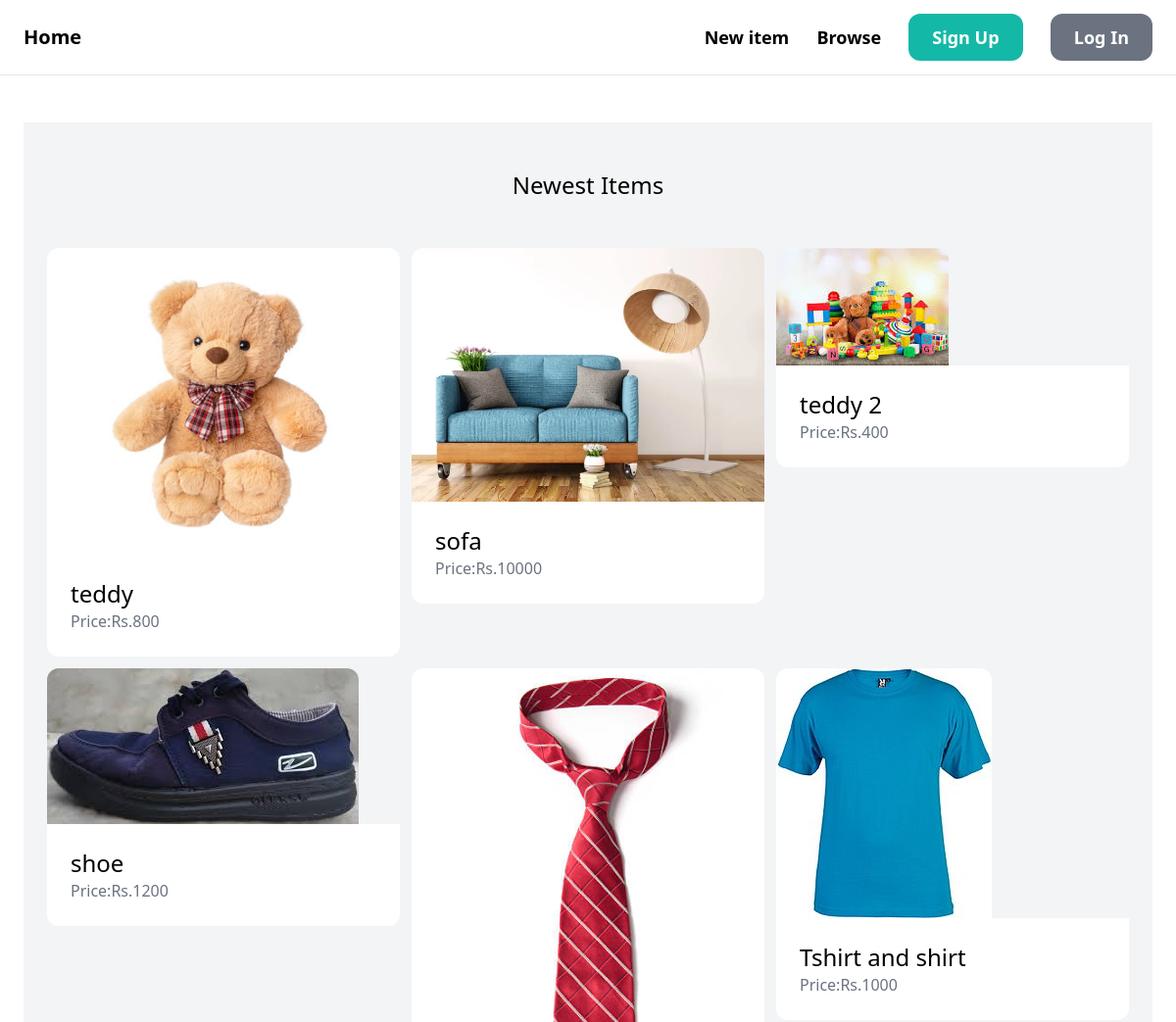
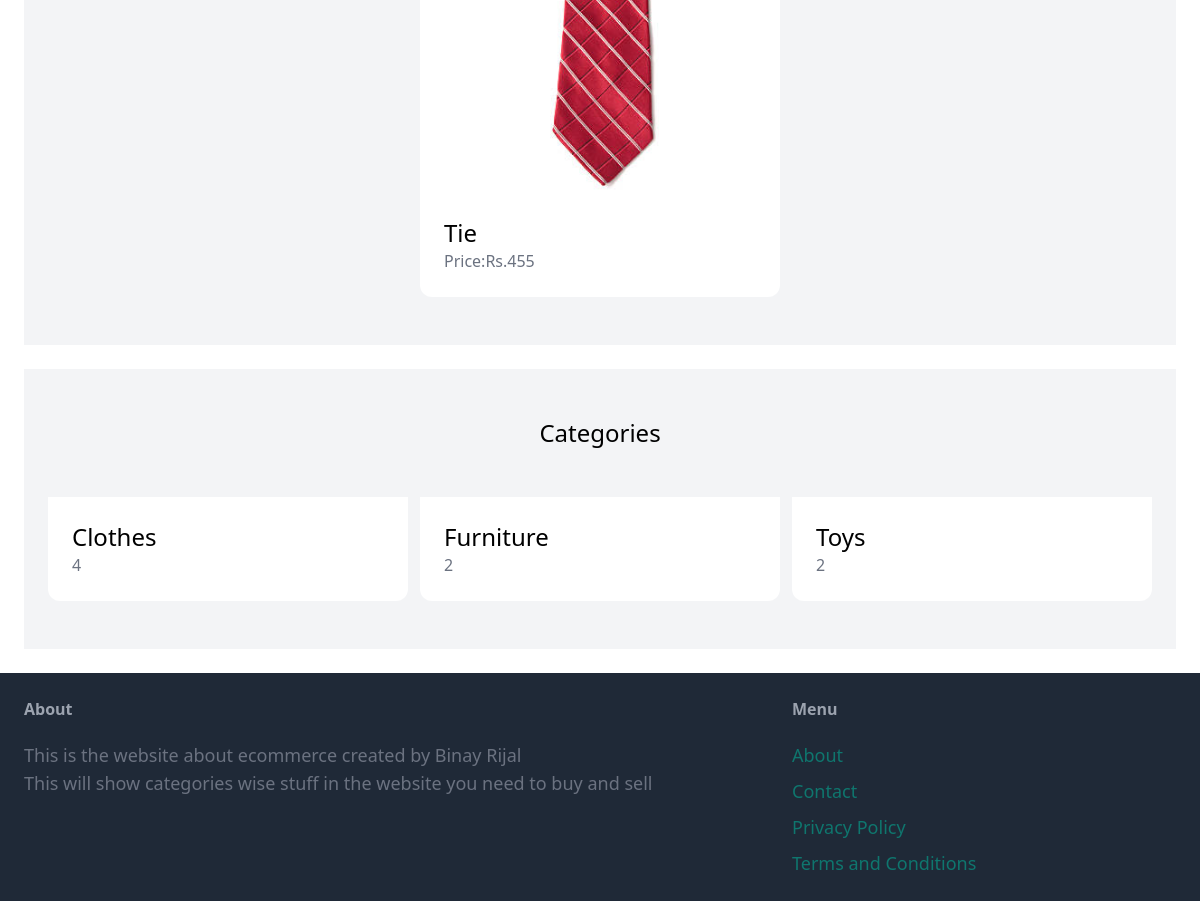
The page / on the database its author committed (2 pictures, top to bottom).
### items/models.py (models this page shows, shortened)
class Items(models.Model):
    Category=models.ForeignKey(Category,related_name='items',on_delete=models.CASCADE)
    name=models.CharField(max_length=50)
    description=models.TextField(blank=True, null=True)
    price=models.IntegerField()
    image=models.ImageField(upload_to='items_pic',blank=True,null=True)
    is_sold=models.BooleanField(default=False)
    created_by=models.ForeignKey(User,related_name='items',on_delete=models.CASCADE)
    created_at=models.DateTimeField(auto_now_add=True)

class Category(models.Model):
    name=models.CharField(max_length=200)
    class Meta:
        ordering=('name',)
        verbose_name_plural = 'Categories'

### startecom/views.py (the view)
# urls.py: path('',index,name="index")
def index(request):
    items=Items.objects.filter(is_sold=False)[0:6]   #it shows only five items matching
    category=Category.objects.all()
    return render(request,'startecom/index.html',
                  {
                   'items':items,
                   'category':category,
                   })                               #this is main home function to call

### startecom/templates/startecom/index.html (shortened to what this page needs)
{%extends 'startecom/base.html'%}
{%block content%}
<div class="mt-6 px-6 py-12 bg-gray-100 round-xl">
  <h2 class="mb-12 text-2xl text-center">Newest Items</h2>
  <div class="grid grid-cols-3 gap-3">
  {%for item in items%}
    <div>
        <a href="{%url 'items:details' item.id %}">
            <div>
                <img src="{{item.image.url}}" class="rounded-t-xl">
            </div>
            <div class="p-6 bg-white rounded-b-xl">
             <h2 class="text-2xl">{{item.name}}</h2>
             <p class="text-gray-500">Price:Rs.{{item.price}}</p>
            </div>
        </a>
    </div>
   {%endfor%}
  </div>
</div>
<div class="mt-6 px-6 py-12 bg-gray-100 round-xl">
    <h2 class="mb-12 text-2xl text-center">Categories</h2>
    <div class="grid grid-cols-3 gap-3">
        {%for categorys in category%}
        <div>
            <a href="#">
                <div class="p-6 bg-white rounded-b-xl">
                 <h2 class="text-2xl">{{categorys.name}}</h2>
                 <p class="text-gray-500">{{categorys.items.count}}</p>
                </div>
            </a>
        </div>
       {%endfor%}
    </div>
</div>
{%endblock%}

### startecom/templates/startecom/base.html (shortened to what this page needs)
<!DOCTYPE html>
<html lang="en">
<head>
    <script src="https://cdn.tailwindcss.com"></script>
</head>
<body>
    <nav class="py-6 px-6 flex justify-between items-centers border-b  border-gray-200">
      <a href="/" class="text-xl font-semibold">Home</a>
      <div class="space-x-6">
        <a href="{%url 'items:new' %}" class="text-lg font-semibold hover:text-gray-500">New item</a>
        <a href="{% url 'items:items' %}" class="text-lg font-semibold hover:text-gray-500">Browse</a>
        {% if request.user.is_authenticated %}
        <a href="{% url 'communication:inbox' %}" class="px-6 py-3 text-lg font-semibold bg-teal-500 text-white rounded-xl hover:text-teal-700">Inbox</a>
        <a href="{% url 'dashboard:index' %}" class="px-6 py-3 text-lg font-semibold bg-gray-500 text-white rounded-xl hover:text-gray-700">Dashboard</a>
        <a href="{% url 'startecom:logout' %}" class="px-6 py-3 text-lg font-semibold bg-red-500 text-white rounded-xl hover:text-red-700">Logout</a>
        {% else %}
        <a href="{% url 'startecom:signup' %}" class="px-6 py-3 text-lg font-semibold bg-teal-500 text-white rounded-xl hover:text-teal-700">Sign Up</a>
        <a href="{% url 'startecom:login' %}" class="px-6 py-3 text-lg font-semibold bg-gray-500 text-white rounded-xl hover:text-gray-700">Log In</a>
        {%endif%}
      </div>
    </nav>
    <div class="px-6 py-6">
    {%block content%}
    {%endblock%}
    </div>
    <footer class="py-6 px-6 flex justify-between bg-gray-800">
     <div class="w-2/3 pr-10">
        <h3 class="mb-5 font-semibold text-gray-400">About</h3>
        <p class="text-lg text-gray-500">This is the website about ecommerce created by Binay Rijal<br>This will show categories wise stuff in the website you need to buy and sell</br></p>
     </div>
     <div class="w-1/3">
        <h3 class="mb-5 font-semibold text-gray-400">Menu</h3>
        <ul class="space-y-2">
            <li><a href="#" class="text-lg text-teal-500 text-teal-700">About</a></li>
            <li><a href="{%url 'startecom:contact' %}" class="text-lg text-teal-500 text-teal-700">Contact</a></li>
            <li><a href="#" class="text-lg text-teal-500 text-teal-700">Privacy Policy</a></li>
            <li><a href="#" class="text-lg text-teal-500 text-teal-700">Terms and Conditions</a></li>
        </ul>
     </div>
    </footer>
</body>
</html>

### rows shown on the page
Items: image (picture), name "teddy", price "800"
Items: image (picture), name "sofa", price "10000"
Items: image (picture), name "teddy 2", price "400"
Items: image (picture), name "shoe", price "1200"
Items: image (picture), name "Tie", price "455"
Items: image (picture), name "Tshirt and shirt", price "1000"
Category: name "Clothes", items.count "4"
Category: name "Furniture", items.count "2"
Category: name "Toys", items.count "2"
